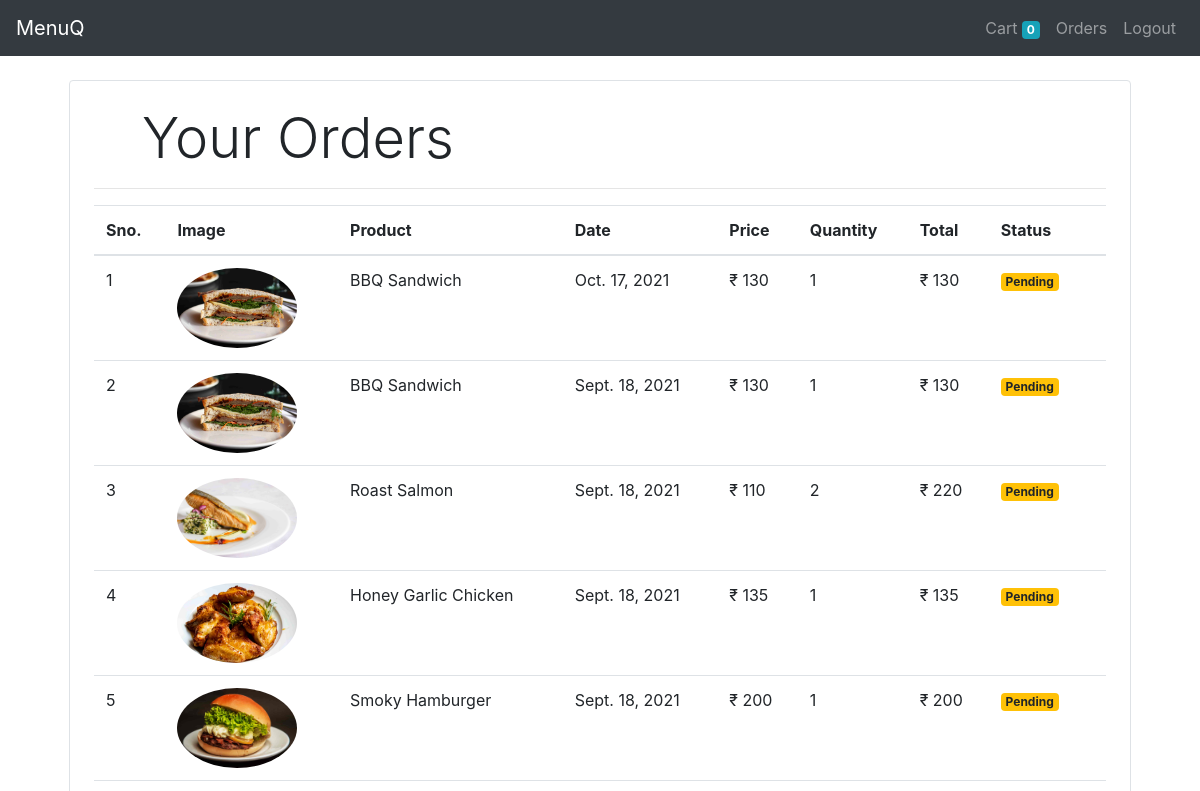
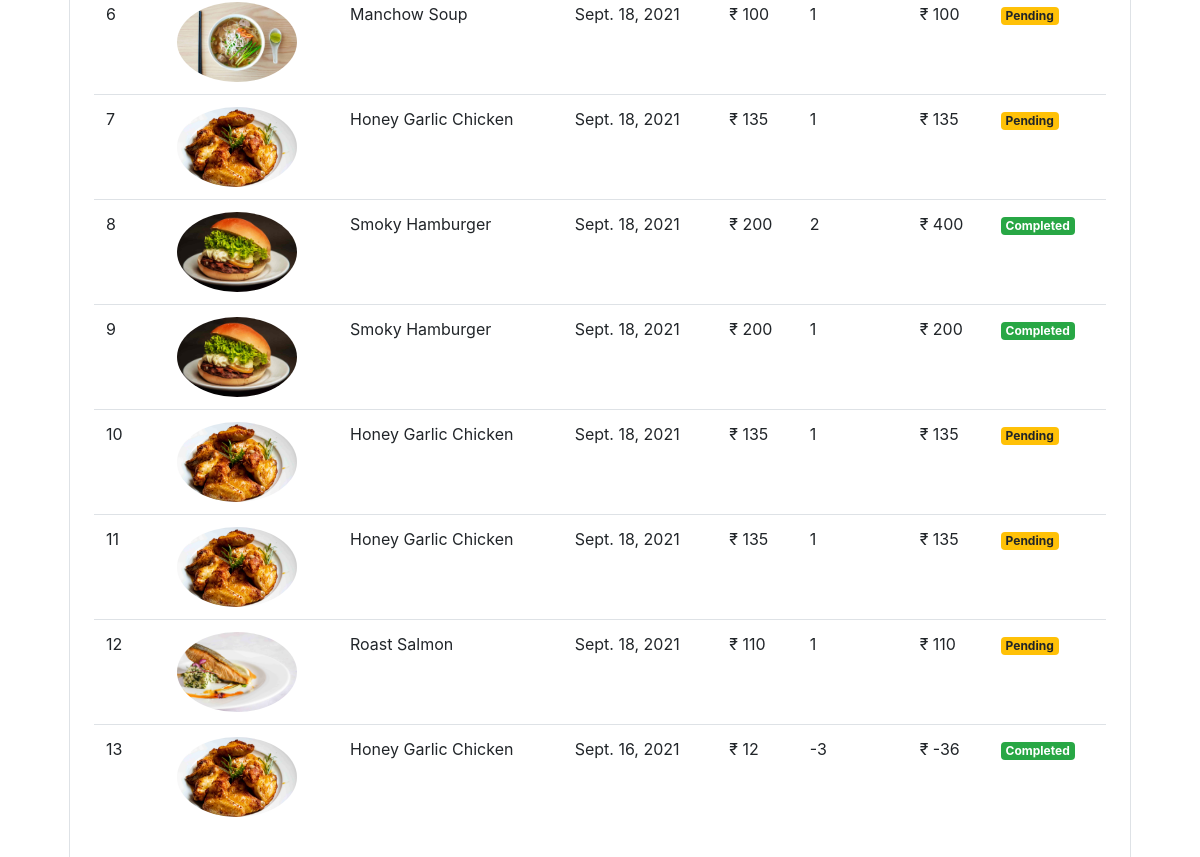
The app's page /orders/ (signed in), older data (2 pictures, top to bottom).
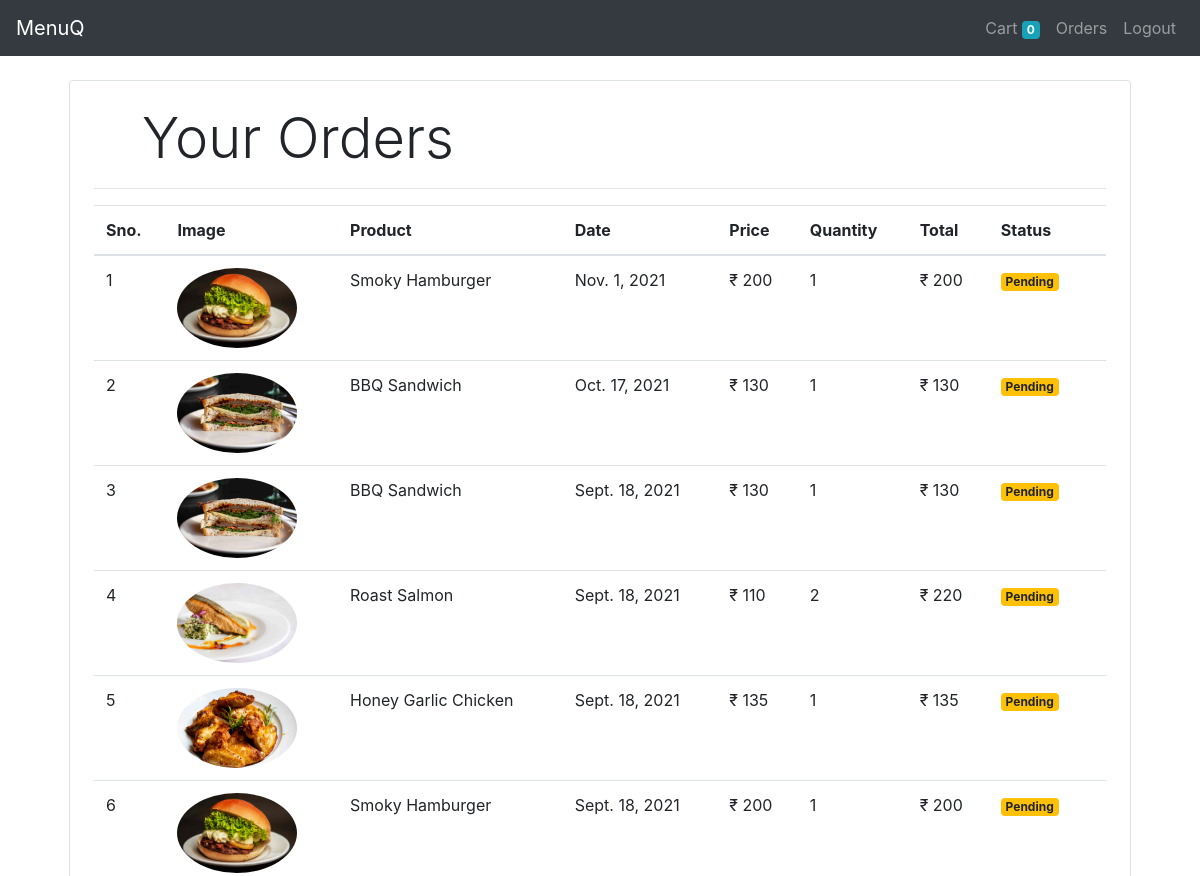
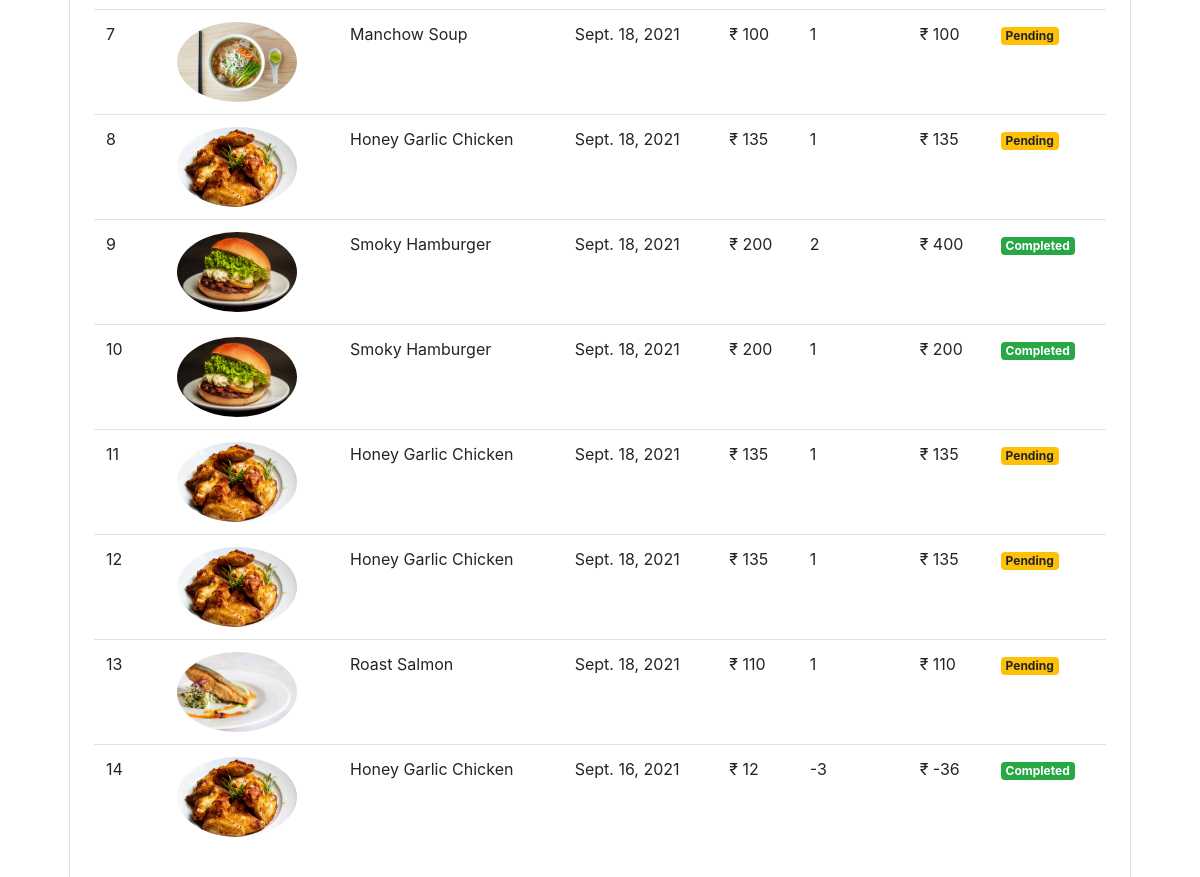
The same page, newer data (2 pictures, top to bottom).
### shop/models/order.py (models this page shows, shortened)
class Order(models.Model):
    product=models.ForeignKey(Product, on_delete=models.CASCADE)
    customer=models.ForeignKey(Customer, on_delete=models.CASCADE)
    quantity=models.IntegerField(default=1)
    price=models.IntegerField()
    date=models.DateField(default=datetime.datetime.today())
    status=models.BooleanField(default=False)
    def __str__(self):
         return str(self.product)
    @staticmethod
    def get_orders_by_customer(customer_id):
        return Order\
            .objects\
            .filter(customer=customer_id)\
            .order_by('-date')

### shop/models/product.py (models this page shows, shortened)
class Product(models.Model):
    name=models.CharField(max_length=200)
    price=models.IntegerField(default=0)
    category= models.ForeignKey(Category,on_delete=models.CASCADE,default=1)
    image=models.ImageField(upload_to="uploads/products/")

### shop/views/orders.py (the view)
# urls.py: path('orders/',OrderView.as_view(),name='orders'),
class OrderView(View):
    def get(self , request ):
        customer = request.session.get('customer')
        orders = Order.get_orders_by_customer(customer)
        print(orders)
        order=orders.reverse()
        return render(request , 'orders.html' , {'orders': orders} )

### shop/templatetags/custom_filter.py (called while the page is built)
@register.filter(name='currency')
def currency(number):
    return "₹ "+str(number)

@register.filter(name='multiply')
def multiply(number , number1):
    return number * number1

### shop/templates/orders.html (shortened to what this page needs)
<!doctype html>
<html lang="en">
  <head>
    <link rel="stylesheet" href="https://maxcdn.bootstrapcdn.com/bootstrap/4.0.0/css/bootstrap.min.css">
  </head>
  <body>
    <nav class="navbar navbar-expand-lg navbar-dark bg-dark">
      <a class="navbar-brand" href="/">MenuQ</a>
      <div class="collapse navbar-collapse" id="navbarSupportedContent">
        <ul class="navbar-nav my-2 my-lg-0">
            {%if request.session.customer%}
          <li class="nav-item">
            <a class="nav-link" href="/cart">Cart
                         <span class="badge badge-info">{{request.session.cart.keys|length}}</span>
                <span class="sr-only">(current)</span></a>
          </li>
          <li class="nav-item">
            <a class="nav-link" href="/orders">Orders<span class="sr-only">(current)</span></a>
          </li>
          <li class="nav-item">
            <a class="nav-link" href="/logout">Logout<span class="sr-only">(current)</span></a>
          </li>
          {% endif %}
        </ul>
      </div>
    </nav>
    {% load cart %}
{% load custom_filter %}
    <div class="container">
        <div class="border rounded p-4 m-4">
             <p class="display-4 pl-4 ml-4">Your Orders</p>
             <hr>
             <table class="table">
                 <thead>
                     <tr>
                         <th>Sno.</th>
                         <th>Image</th>
                         <th>Product</th>
                         <th>Date</th>
                         <th>Price</th>
                         <th>Quantity</th>
                         <th>Total</th>
                         <th>Status</th>
                     </tr>
                 </thead>
                 <tbody>
                     {% for order in orders %}
                     <tr>
                         <td>{{forloop.counter}}</td>
                         <td><img style="height: 80px;" class="rounded-circle" src="{{order.product.image.url}}" alt=""></td>
                         <td>{{order.product.name}}</td>
                         <td>{{order.date}}</td>
                         <td>{{order.price|currency}}</td>
                         <td>{{order.quantity}}</td>
                         <td>{{order.quantity|multiply:order.price|currency}}</td>
                         {% if order.status %}
                         <td><small class="badge badge-success">Completed</small></td>
                         {%else%}
                         <td><small class="badge badge-warning">Pending</small></td>
                         {% endif %}
                     </tr>
                     {% endfor %}
                 </tbody>
             </table>
        </div>
     </div>
  </body>
</html>

Row changes from the older to the newer data that the page shows:
added Order: product.image (picture), product.name "Smoky Hamburger", date "Nov. 1, 2021", price "₹ 200", quantity "1", quantity|multiply "₹ 200", status "Pending"
